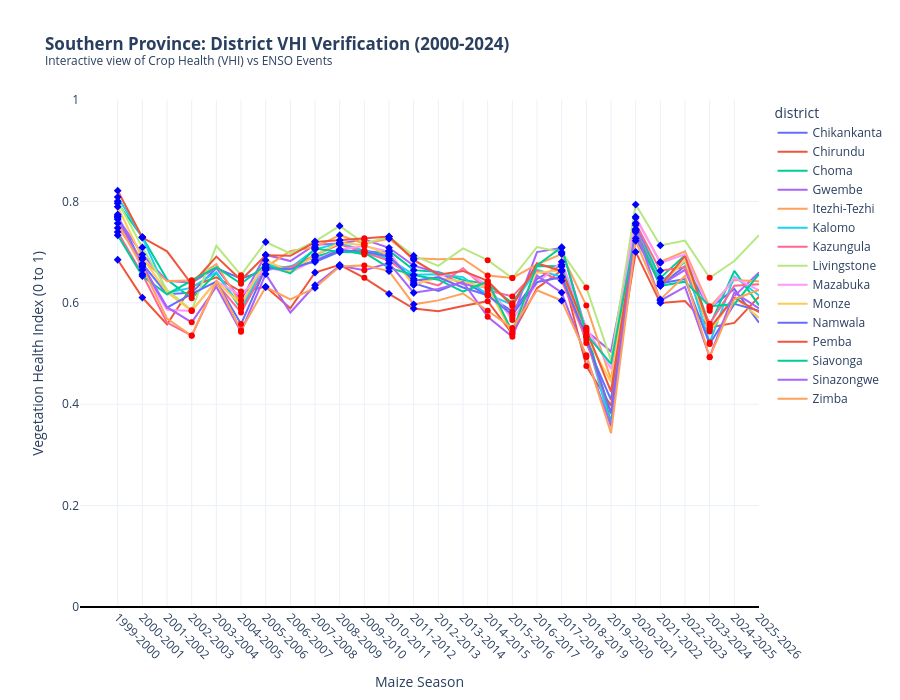

This figure's notebook cell:
### Markdown cell above
This figure quantifies the spatiotemporal variability of standardized soil moisture across the 15 districts of the Southern Province. It demonstrates a high degree of spatial synchronization during major drought events like 2016 and 2024, where nearly every district line crashes below the -1.0 deficit threshold simultaneously. However, the precise vertical separation between the lines during these extreme years reveals that districts such as Gwembe and Sinazongwe consistently reach deeper moisture deficits compared to others. This level of granularity proves that drought is not a uniform "blanket" event and allows for the identification of specific high-risk zones where the soil moisture reached a critical wilting point, providing a much more localized assessment than a general provincial average.

### Code cell
import plotly.express as px
import plotly.graph_objects as go
import pandas as pd
import os

# ============================================================
# 1. PREPARE SOUTHERN PROVINCE DATA (VHI)
# ============================================================
# Filter for Southern Province Districts
southern_vhi_data = df_seasonal_agg[df_seasonal_agg['province'] == 'Southern'].copy()

# PRECISION FIX: Remove future rows with incomplete data
southern_vhi_data = southern_vhi_data.dropna(subset=['VHI_seasonal'])

# Create the Season string for the X-axis (e.g., "2023-2024")
southern_vhi_data['SEASON'] = (southern_vhi_data['CropYear'] - 1).astype(str) + "-" + southern_vhi_data['CropYear'].astype(str)

# Ensure NINO34 column is named correctly and merged
if 'nino34' in nino_seasonal.columns:
    nino_seasonal = nino_seasonal.rename(columns={'nino34': 'NINO34'})

southern_vhi_data = pd.merge(southern_vhi_data, nino_seasonal[['CropYear', 'NINO34']], on='CropYear', how='left')

# Patch 2024 NINO34 manually for the verification markers
southern_vhi_data.loc[southern_vhi_data['CropYear'] == 2024, 'NINO34'] = 2.03

# ============================================================
# 2. INITIALIZE THE PLOTLY FIGURE (VHI SCALE)
# ============================================================
fig_south_vhi = px.line(southern_vhi_data, 
                        x="SEASON", 
                        y="VHI_seasonal", 
                        color="district",
                        title="<b>Southern Province: District VHI Verification (2000-2024)</b><br><sup>Interactive view of Crop Health (VHI) vs ENSO Events</sup>",
                        labels={"SEASON": "Maize Season", "VHI_seasonal": "Vegetation Health Index (VHI)"},
                        hover_data={'NINO34': ':.2f', 'NDVI_seasonal': ':.2f', 'district': True})

# ============================================================
# 3. AUTOMATICALLY MARK EVERY EVENT (Threshold 0.5)
# ============================================================
enso_events = southern_vhi_data[['SEASON', 'NINO34']].drop_duplicates()

for index, row in enso_events.iterrows():
    season_label = row['SEASON']
    nino_val = row['NINO34']
    
    if pd.isna(nino_val): continue
    
    # Identify the points for this specific season
    season_points = southern_vhi_data[southern_vhi_data['SEASON'] == season_label]
    
    # Threshold 0.5 captures the 'Weak' El Niños missed in earlier versions
    if nino_val >= 0.5: 
        # Add Red Background Shading
        fig_south_vhi.add_vrect(x0=season_label, x1=season_label, fillcolor="red", opacity=0.1, layer="below", line_width=0)
        # Add Red Dot Markers on the VHI lines
        fig_south_vhi.add_trace(go.Scatter(x=season_points['SEASON'], y=season_points['VHI_seasonal'], 
                                           mode='markers',
                                           marker=dict(symbol='circle', size=6, color='red'), 
                                           showlegend=False, hoverinfo='skip'))
        
    elif nino_val <= -0.5: 
        # Add Blue Background Shading
        fig_south_vhi.add_vrect(x0=season_label, x1=season_label, fillcolor="blue", opacity=0.1, layer="below", line_width=0)
        # Add Blue Diamond Markers
        fig_south_vhi.add_trace(go.Scatter(x=season_points['SEASON'], y=season_points['VHI_seasonal'], 
                                           mode='markers',
                                           marker=dict(symbol='diamond', size=6, color='blue'), 
                                           showlegend=False, hoverinfo='skip'))

# ============================================================
# 4. FINAL LAYOUT POLISH
# ============================================================
fig_south_vhi.update_layout(
    template="plotly_white",
    hovermode="x unified",
    xaxis_tickangle=45,
    height=700,
    yaxis=dict(title="Vegetation Health Index (0 to 1)", range=[0, 1], zeroline=True, zerolinecolor='black')
)

# 5. Save and Show
output_html_vhi = os.path.join(base_path, "Southern_Province_VHI_District_Verification.html")
fig_south_vhi.write_html(output_html_vhi)

#print(f"✅ Success! VHI Verification Plot created: {output_html_vhi}")
fig_south_vhi.show()
